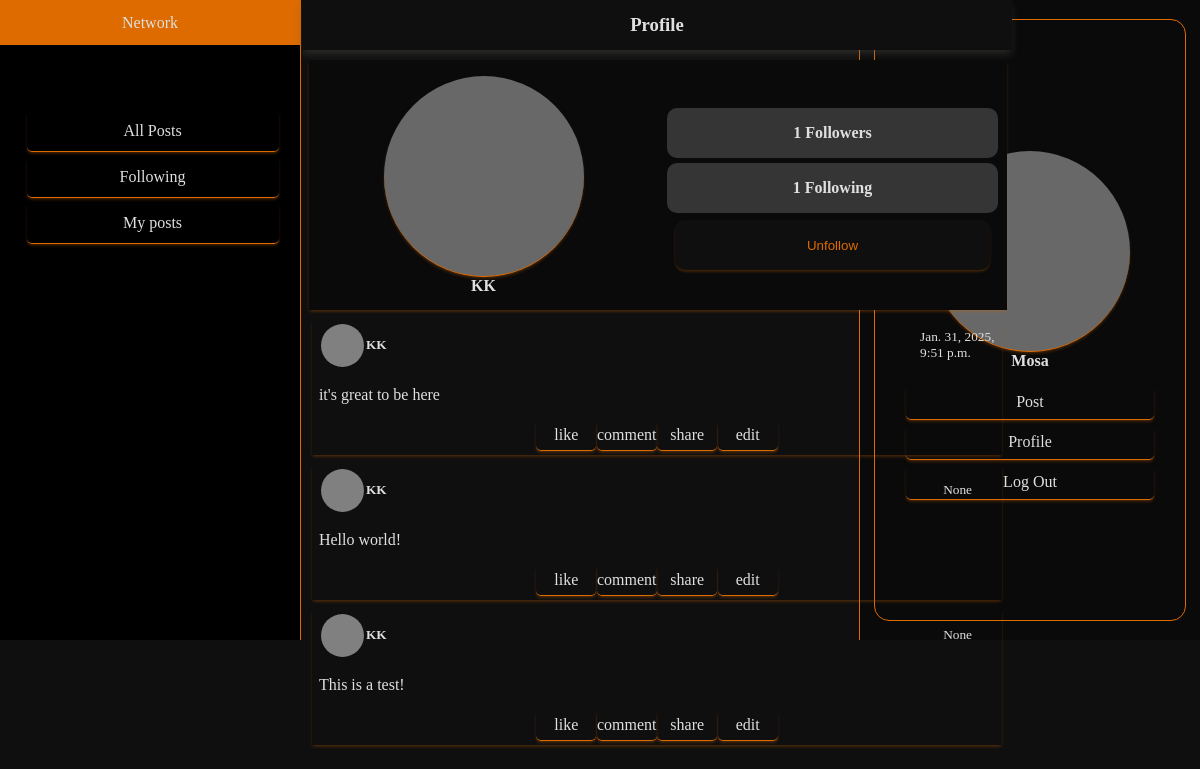
The app's page /profile/1 (signed in) with its own data.
### network/models.py (models this page shows, shortened)
class User(AbstractUser):
    pass

class Post(models.Model):
    poster = models.ForeignKey(User, on_delete=models.CASCADE, related_name="user")
    content = models.CharField(max_length=800)
    timestamp = models.DateTimeField(auto_now_add=False)

### network/views.py (the view)
# urls.py: path("profile/<str:poster>", views.viewProfile, name="profile"),
def viewProfile(request,poster):
    allPosts = Post.objects.filter(poster=poster)
    followers = len(Follow.objects.filter(following=poster))
    following = len(Follow.objects.filter(follower=poster))
    posterName = User.objects.get(id=poster)
    if (request.user.is_authenticated):
        isFollowing = Follow.objects.filter(follower=request.user, following=posterName).exists()
    else:
        isFollowing = False
    sortedPosts = allPosts.order_by('timestamp')
    return render(request, "network/profile.html",{"userPosts":sortedPosts, "followers": followers,
                                                    "following": following,
                                                   "posterName":posterName, "isFollowing": isFollowing })

### network/templates/network/profile.html (shortened to what this page needs)
{% extends "network/layout.html" %}
{% block body %}
<div class="profile-container">
  <div class="feeds-heading">
    <h3 class="feeds-title login-title">Profile</h3>
  </div>
  <div class="user-info">
    <div class="personal">
      <div class="user-img "></div>
      <div class="user-name"><strong>{{ posterName }}</strong></div>
    </div>
    <div class="acc-details">
      <div class="followers-div">
        <h4>{{followers}} Followers</h4>
      </div>
      <div class="following-div">
        <h4>{{following}} Following</h4>
      </div>
      {% if posterName.id != user.id  %}
        <form action="{% url 'follow' %}" method="post" class="follow-form">
          {%if isFollowing%}
            <input type="submit" value="Unfollow" class="action nav-item follow">
          {% else %}
            <input type="submit" value="Follow" class="action nav-item unfollow">
          {% endif %}
        </form>
      {% endif %}
    </div>
  </div>
  {% for post in userPosts %}
  <div class="post-container">
      <div class="post-header">
          <div class="poster-container">
              <div class="poster-img"></div>
              <div class="poster-name"><h5>{{post.poster}}</h5></div>
          </div>
          <div class="post-time"><small>{{post.timestamp}}</small></div>
      </div>
      <div class="post-body">
          <p class="post-content">{{post.content}}</p>
      </div>
      {% if user.username != post.poster %}
      <div class="post-footer">
          <div class="likes">like</div>
          <div class="comment">comment</div>
          <div class="share">share</div>
          <div class="edit">edit</div>
      </div>
      {% endif %}
  </div>
{% endfor %}
{% endblock %}

### network/templates/network/layout.html (shortened to what this page needs)
{% load static %}
<!DOCTYPE html>
<html lang="en">
    <head>
        <link href="{% static 'network/styles.css' %}" rel="stylesheet">
    </head>
    <body>
        <nav class="navbar navbar-expand-lg navbar-light bg-light">
            <a class="navbar-brand" href="#">Network</a>
            <div class="user-nav-bar">
              <ul class="navbar-nav mr-auto">
                <li class="nav-item">
                  <a class="nav-link" href="{% url 'index' %}">All Posts</a>
                </li>
                {% if user.is_authenticated %}
                    <li class="nav-item">
                        <a class="nav-link" href="{% url 'following' %}">Following</a>
                    </li>
                    <li class="nav-item">
                        <a class="nav-link" href="#">My posts</a>
                    </li>
                {% endif %}
              </ul>
            </div>
        </nav>
        <div class="user-panel">
            <div class="user-container">
                {% if user.is_authenticated %}
                    <div class="user-img-name-container">
                        <div class="user-img"></div>
                            <div class="user-name"><strong>{{ user.username }}</strong></div>
                    </div>
                {% endif %}
                <div class="user-actions">
                    {% if user.is_authenticated %}
                        <a class="action nav-item" id="write-post" href="">Post</a>
                        <a href="{% url 'profile' poster=user.id %}" class="action nav-item">Profile</a>
                        <a class="action nav-item" href="{% url 'logout' %}">Log Out</a>
                    {% else %}
                    <a class="action nav-item" href="{% url 'login' %}">Log In</a>
                    <a class="action nav-item" href="{% url 'register' %}">Register</a>
                    {% endif %}
                </div>
            </div>
        </div>
    <div class="feed-container"></div>
        <div class="body">
            {% block body %}
            {% endblock %}
        </div>
    </body>
</html>

### records on screen
User: username "Mosa"
User: username "KK"
Post: poster "KK", timestamp "Jan. 31, 2025, 9:51 p.m.", content "it's great to be here", shows "like"
Post: poster "KK", timestamp "None", content "Hello world!", shows "like"
Post: poster "KK", timestamp "None", content "This is a test!", shows "like"

### other values on screen
{{ followers }} "1"
{{ following }} "1"
